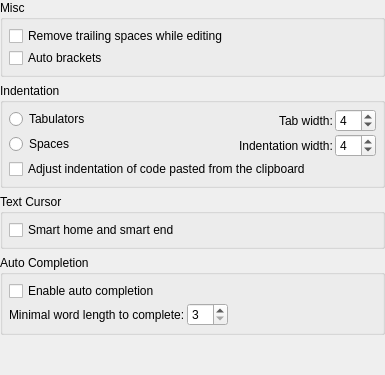
<?xml version="1.0" encoding="UTF-8"?>
<ui version="4.0">
 <class>Edit</class>
 <widget class="QWidget" name="Edit">
  <property name="geometry">
   <rect>
    <x>0</x>
    <y>0</y>
    <width>385</width>
    <height>375</height>
   </rect>
  </property>
  <property name="windowTitle">
   <string>Edit</string>
  </property>
  <layout class="QVBoxLayout" name="verticalLayout">
   <property name="spacing">
    <number>6</number>
   </property>
   <property name="margin">
    <number>0</number>
   </property>
   <item>
    <widget class="QGroupBox" name="groupBox_2">
     <property name="title">
      <string>Misc</string>
     </property>
     <layout class="QFormLayout" name="formLayout">
      <property name="horizontalSpacing">
       <number>2</number>
      </property>
      <property name="verticalSpacing">
       <number>2</number>
      </property>
      <property name="margin">
       <number>6</number>
      </property>
      <item row="1" column="0">
       <widget class="QCheckBox" name="checkBoxAutoBrackets">
        <property name="text">
         <string>Auto brackets</string>
        </property>
       </widget>
      </item>
      <item row="0" column="0" colspan="2">
       <widget class="QCheckBox" name="checkBoxRemoveTrailingSpaces">
        <property name="text">
         <string>Remove trailing spaces while editing</string>
        </property>
       </widget>
      </item>
     </layout>
    </widget>
   </item>
   <item>
    <widget class="QGroupBox" name="groupBox_5">
     <property name="title">
      <string>Indentation</string>
     </property>
     <layout class="QFormLayout" name="formLayout_4">
      <property name="fieldGrowthPolicy">
       <enum>QFormLayout::ExpandingFieldsGrow</enum>
      </property>
      <property name="labelAlignment">
       <set>Qt::AlignLeading|Qt::AlignLeft|Qt::AlignVCenter</set>
      </property>
      <property name="horizontalSpacing">
       <number>2</number>
      </property>
      <property name="verticalSpacing">
       <number>2</number>
      </property>
      <property name="margin">
       <number>6</number>
      </property>
      <item row="0" column="0">
       <widget class="QRadioButton" name="radioButtonTabulators">
        <property name="text">
         <string>Tabulators</string>
        </property>
       </widget>
      </item>
      <item row="1" column="0">
       <widget class="QRadioButton" name="radioButtonSpaces">
        <property name="text">
         <string>Spaces</string>
        </property>
       </widget>
      </item>
      <item row="0" column="1">
       <layout class="QHBoxLayout" name="horizontalLayout">
        <item>
         <spacer name="horizontalSpacer">
          <property name="orientation">
           <enum>Qt::Horizontal</enum>
          </property>
          <property name="sizeHint" stdset="0">
           <size>
            <width>40</width>
            <height>20</height>
           </size>
          </property>
         </spacer>
        </item>
        <item>
         <widget class="QLabel" name="label_2">
          <property name="text">
           <string>Tab width:</string>
          </property>
         </widget>
        </item>
        <item>
         <widget class="QSpinBox" name="spinBoxTabWidth">
          <property name="minimum">
           <number>2</number>
          </property>
          <property name="maximum">
           <number>20</number>
          </property>
          <property name="value">
           <number>4</number>
          </property>
         </widget>
        </item>
       </layout>
      </item>
      <item row="1" column="1">
       <layout class="QHBoxLayout" name="horizontalLayout_3">
        <item>
         <spacer name="horizontalSpacer_2">
          <property name="orientation">
           <enum>Qt::Horizontal</enum>
          </property>
          <property name="sizeHint" stdset="0">
           <size>
            <width>40</width>
            <height>20</height>
           </size>
          </property>
         </spacer>
        </item>
        <item>
         <widget class="QLabel" name="label_4">
          <property name="text">
           <string>Indentation width:</string>
          </property>
         </widget>
        </item>
        <item>
         <widget class="QSpinBox" name="spinBoxIndentationWidth">
          <property name="minimum">
           <number>2</number>
          </property>
          <property name="maximum">
           <number>20</number>
          </property>
          <property name="value">
           <number>4</number>
          </property>
         </widget>
        </item>
       </layout>
      </item>
      <item row="2" column="0" colspan="2">
       <widget class="QCheckBox" name="checkBoxAdjustIndentationOnPaste">
        <property name="text">
         <string>Adjust indentation of code pasted from the clipboard</string>
        </property>
       </widget>
      </item>
     </layout>
    </widget>
   </item>
   <item>
    <widget class="QGroupBox" name="groupBox_3">
     <property name="title">
      <string>Text Cursor</string>
     </property>
     <layout class="QFormLayout" name="formLayout_2">
      <property name="fieldGrowthPolicy">
       <enum>QFormLayout::ExpandingFieldsGrow</enum>
      </property>
      <property name="horizontalSpacing">
       <number>2</number>
      </property>
      <property name="verticalSpacing">
       <number>2</number>
      </property>
      <property name="margin">
       <number>6</number>
      </property>
      <item row="0" column="0" colspan="2">
       <widget class="QCheckBox" name="checkBoxSmartHomeSmartEnd">
        <property name="text">
         <string>Smart home and smart end</string>
        </property>
       </widget>
      </item>
     </layout>
    </widget>
   </item>
   <item>
    <widget class="QGroupBox" name="groupBox_4">
     <property name="title">
      <string>Auto Completion</string>
     </property>
     <layout class="QFormLayout" name="formLayout_3">
      <property name="fieldGrowthPolicy">
       <enum>QFormLayout::ExpandingFieldsGrow</enum>
      </property>
      <property name="horizontalSpacing">
       <number>2</number>
      </property>
      <property name="verticalSpacing">
       <number>2</number>
      </property>
      <property name="margin">
       <number>6</number>
      </property>
      <item row="0" column="0" colspan="2">
       <widget class="QCheckBox" name="checkBoxEnableAutoCompletion">
        <property name="text">
         <string>Enable auto completion</string>
        </property>
       </widget>
      </item>
      <item row="1" column="0">
       <widget class="QLabel" name="label">
        <property name="text">
         <string>Minimal word length to complete:</string>
        </property>
       </widget>
      </item>
      <item row="1" column="1">
       <widget class="QSpinBox" name="spinBoxWordLengthToComplete">
        <property name="minimum">
         <number>3</number>
        </property>
        <property name="maximum">
         <number>10</number>
        </property>
       </widget>
      </item>
     </layout>
    </widget>
   </item>
   <item>
    <spacer name="verticalSpacer">
     <property name="orientation">
      <enum>Qt::Vertical</enum>
     </property>
     <property name="sizeHint" stdset="0">
      <size>
       <width>17</width>
       <height>50</height>
      </size>
     </property>
    </spacer>
   </item>
  </layout>
 </widget>
 <resources/>
 <connections/>
</ui>
